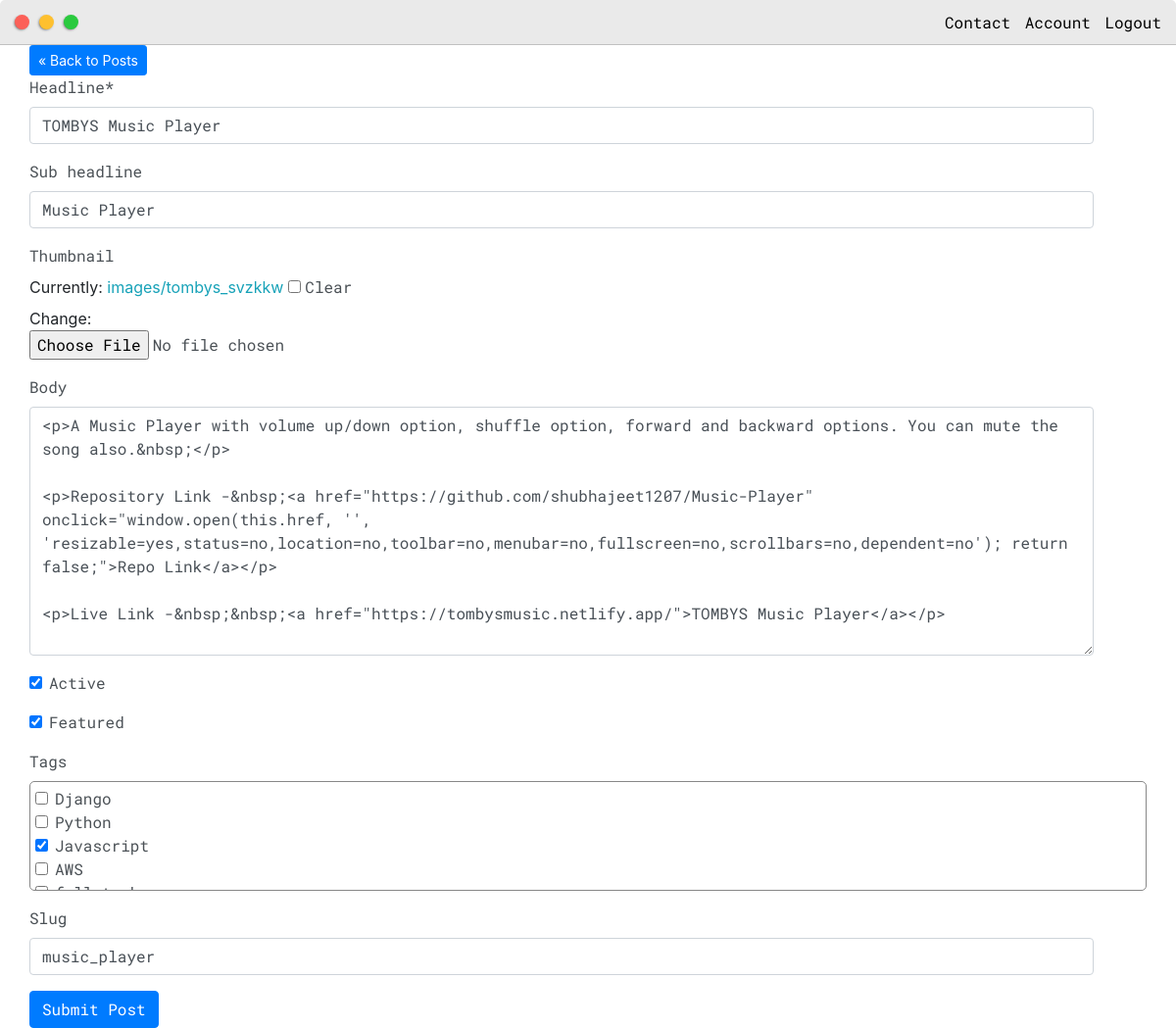
The page /update_post/music_player/ (signed in) on the database its author committed.
### base/models.py (models this page shows, shortened)
class Post(models.Model):
    headline = models.CharField(max_length=200)
    sub_headline = models.CharField(max_length=200, null=True, blank=True)
    thumbnail = models.ImageField(null=True, blank=True, upload_to="images", default="/images/placeholder.png")
    body = RichTextUploadingField(null=True, blank=True)
    created = models.DateTimeField(auto_now_add=True)
    active = models.BooleanField(default=False)
    featured = models.BooleanField(default=False)
    tags = models.ManyToManyField(Tag, null=True, blank=True)
    slug = models.SlugField(null=True, blank=True)

### base/decorators.py (the view)
	def wrapper_function(request, *args, **kwargs):
		user = request.user
		if user.is_authenticated and user.is_superuser:
			return view_func(request, *args, **kwargs)
		else:
			return HttpResponse('You are not authorized to view this page')

### base/forms.py
class PostForm(ModelForm):
    class Meta:
        model = Post
        fields = '__all__'
        widgets = {
            'tags': forms.CheckboxSelectMultiple(),
        }

### base/models.py (called while the page is built)
    def __str__(self):
        return self.name

### base/views.py (called while the page is built)
@admin_only
@login_required(login_url="home")
def updatePost(request, slug):
    post = Post.objects.get(slug=slug)
    form = PostForm(instance=post)
    if request.method == 'POST':
        form = PostForm(request.POST, request.FILES, instance=post)
        if form.is_valid():
            form.save()
        return redirect('posts')
    context = {'form': form}
    return render(request, 'base/post_form.html', context)

### base/templates/base/post_form.html (shortened to what this page needs)
{% extends 'base/main.html' %}
{% load static %}
{% load crispy_forms_tags %}
{% block content %}
<div class="main-container">
	<a class="btn btn-sm btn-primary" href="{% url 'posts' %}">&laquo Back to Posts</a>
	<form action="" method="POST" enctype="multipart/form-data">
		{{form|crispy}}
		<input class="btn btn-primary" type="submit" value="Submit Post">
	</form>
</div>
{% endblock content %}

### static/css/default.css (style rules this page uses)
:root { --mainColor:#eaeaea; --secondaryColor:#fff; --borderColor:#c1c1c1; --mainText:black; --secondaryText:#4b5156; --themeDotBorder:#24292e; --previewBg:rgb(251, 249, 243, 0.8); --previewShadow:#f0ead6; --buttonColor:black; }
html, body { padding: 0; margin: 0; scroll-behavior: smooth; }
body * { transition: 0.3s; }
p, li, span, label, input, textarea { color: var(--secondaryText); font-family: 'Roboto Mono', monospace; }
a { text-decoration: none; color:#17a2b8; }
*, *:before, *:after { box-sizing: inherit; }
.main-container { width: 1200px; margin: 0 auto; }
@media screen and (max-width: 1200px) { .main-container { width: 95%; } }
.btn:not(:disabled):not(.disabled) { cursor: pointer; width: auto; }
.form-control { display: flex; width: 93%; }

### base/templates/base/post_form.html (style rules this page uses)
#div_id_tags > div { max-height: 100px; overflow-y: scroll; border:1px solid #888; padding: 5px; border-radius: 5px; }

### rows shown on the page
Post: headline "TOMBYS Music Player", sub_headline "Music Player", body "<p>A Music Player with volume up/down option, shuffle option, forward and backward options. You can mute the song also.&nbsp;</p> <p>Repository Link -&nbsp;<a href=\"https://github.com/shubhajeet1207/Music-Player\" onclick=\"window.open(this.href, '', 'resizable=yes,status=no,location=no,toolbar=no,menubar=no,fullscreen=no,scrollbars=no,dependent=no'); return false;\">Repo Link</a></p> <p>Live Link -&nbsp;&nbsp;<a href=\"https://tombysmusic.netlify.app/\">TOMBYS Music Player</a></p>", active "☑", featured "☑", slug "music_player"
